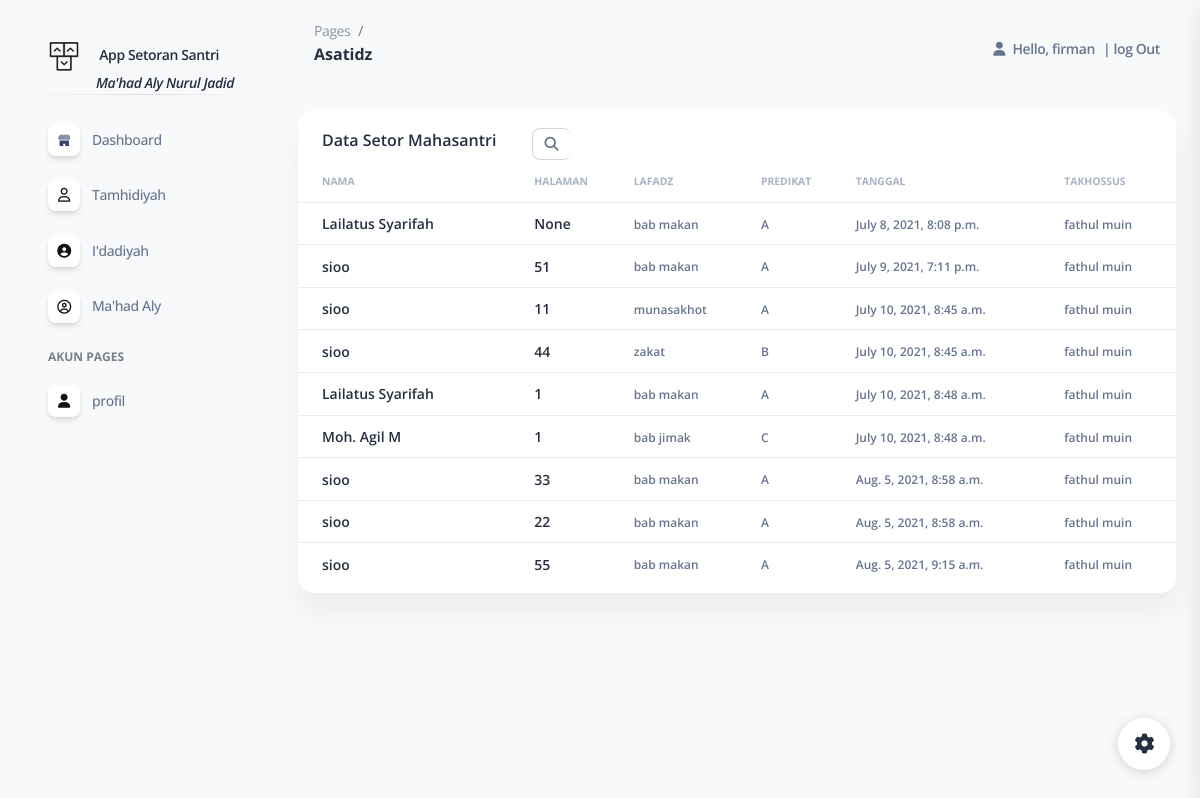
/setorasatidz/1 (signed in), run on the app's committed database.
### appstor/models.py (models this page shows, shortened)
class Setoran(models.Model):
    nilai={
        ('A','A'),
        ('B','B'),
        ('C','C'),
    }
    nama = models.ForeignKey(Santri, null=True, on_delete=models.SET_NULL)
    takhossus = models.ForeignKey(Takhossus, null=True, on_delete=models.SET_NULL)
    hal = models.CharField(max_length=3, blank=True, null=True)
    lafadz = models.CharField(max_length=200, blank=True, null=True)
    tanggal = models.DateTimeField(auto_now_add=True, null=True)
    predikat = models.CharField(choices=nilai, max_length=30, blank=True, null=True)
    ustadz = models.ForeignKey(Asatidz, blank=True, null=True, on_delete=models.SET_NULL)

class Santri(models.Model):
    jenis={
        ('laki-laki','laki-laki'),
        ('perempuan','perempuan')
     }
    statusp={
        ('siswa','siswa'),
        ('mahasiswa','mahasiswa'),
        ('salaf','salaf')
     }
    marhalah={
        ('Tamhidiyah','Tamhidiyah'),
        ('Idadiyah','Idadiyah'),
        ('Mahad Aly','Mahad Aly'),
     }
    jns={
        ('nubzah','nubzah'),
        ('fathul qorib','fathul qorib'),
        ('fathul muin','fathul muin'),
        ('faroid','faroid'),
        ('arudl','arudl'),
        ('mantiq','mantiq'),
        ('balaghoh','balaghoh'),
        ('qowaid fiqh','qowaid fiqh'),
        ('usul fiqh','usul fiqh'),
     }
    nama = models.CharField(max_length=200, blank=False, null=True)
    alamat = models.CharField( max_length=200, blank=True, null=True)
    status = models.CharField(choices=statusp, max_length=200, blank=True, null=True)
    jk = models.CharField(choices=jenis, max_length=20, blank=True, null=True)
    marhalah= models.CharField(choices=marhalah, max_length=30, blank=True, null=True)
    takhossus = models.CharField(choices=jns, max_length=30, blank=True, null=True)
    def __str__(self):
          return '%s' % (self.nama)

class Takhossus(models.Model):
    jns={
        ('nubzah','nubzah'),
        ('fathul qorib','fathul qorib'),
        ('fathul muin','fathul muin'),
        ('faroid','faroid'),
        ('Arudl','Arudl'),
        ('mantiq','mantiq'),
        ('balaghoh','balaghoh'),
        ('qowaid','qowaid'),
        ('usul','usul'),
     }
    tkh = models.CharField(choices=jns, max_length=30, blank=True, null=True)
    def __str__(self):
       return self.tkh

### appstor/views.py (the view)
@login_required(login_url='login')
def setorasatidz(request,wd):
    s = Asatidz.objects.get(id=wd)
    mbahss = s.setoran_set.all()
    if request.method == 'POST':
        formsimpan = Setorank(request.POST)
    context = {
        'judul' : 'Asatidz',
        'menu': 'pengajar',
        'page': '',
        'datasetorsantria': mbahss,
    }
    return render(request, 'crud/viewustad.html', context)

### appstor/templates/crud/viewustad.html (shortened to what this page needs)
{% extends "data/main.html" %}
{% block content %}
{% load static %}
{% load widget_tweaks %}
<div class="container-fluid">
    <div class="row mt-3">
        <div class="col-12">
            <div class="card mb-4">
                <div class="ms-4 mt-3  pe-md-3 d-flex align-items-center">
                    <div class="me-md- w-25">
                        <h6>Data Setor Mahasantri </h6>
                    </div>
                    <form method="get">
                        <div class="row  text-sm  w-600 ">
                            <div class="col input-group " style="width: 100;" aria-placeholder="cari nama">
                                <span class="input-group-text text-body"><i class="fas fa-search" aria-hidden="true"
                                        aria-placeholder="nama"></i></span>
                            </div>
                        </div>
                    </form>
                </div>
                <div class="card-body px-0 pt-0 pb-2">
                    <div class="table-responsive p-0">
                        <table class="table align-items-center justify-content-center mb-0">
                            <thead>
                                <tr>
                                    <th class="text-uppercase text-secondary text-xxs font-weight-bolder opacity-7">nama
                                    </th>
                                    <td
                                        class="text-uppercase text-secondary text-xxs font-weight-bolder  opacity-7 me-sm-1 ps-2">
                                        halaman</td>
                                    <td
                                        class="text-uppercase text-secondary text-xxs font-weight-bolder opacity-7 ps-2">
                                        lafadz</td>
                                    <td
                                        class="text-uppercase text-secondary text-xxs font-weight-bolder opacity-7 ps-2">
                                        predikat</td>
                                    <td
                                        class="text-uppercase text-secondary text-xxs font-weight-bolder  opacity-7 me-sm-1 ps-2">
                                        tanggal</td>
                                    <td
                                        class="text-uppercase text-secondary text-xxs font-weight-bolder  opacity-7 me-sm-1 ps-2">
                                        takhossus</td>
                                </tr>
                            </thead>
                            <tbody>
                                {% for dataqrb in datasetorsantria %}
                                <tr>
                                    <td>
                                        <div class="d-flex px-3">
                                            <div class="my-auto">
                                                <h6 class="mb-0 text-sm"> {{ dataqrb.nama }}</h6>
                                            </div>
                                        </div>
                                    </td>
                                    <td>
                                        <div class="d-flex px-0">
                                            <div class="my-auto">
                                                <h6 class="mb-0 text-sm"> {{ dataqrb.hal }}</h6>
                                            </div>
                                        </div>
                                    </td>
                                    <td>
                                        <span class="text-xs font-weight-bold"> {{ dataqrb.lafadz }}</span>
                                    </td>
                                    <td>
                                        <span class="text-xs font-weight-bold"> {{ dataqrb.predikat }}</span>
                                    </td>
                                    <td>
                                        <span class="text-xs font-weight-bold"> {{ dataqrb.tanggal }}</span>
                                    </td>
                                    <td> <span class="text-xs font-weight-bold"> {{ dataqrb.takhossus }}</span></td>
                                </tr>
                                </tr>{% endfor %}
                            </tbody>
                        </table>
                    </div>
                </div>
            </div>
        </div>
    </div>
</div>
{% endblock content %}

### appstor/templates/data/navbar.html (shortened to what this page needs)
{% load static %}
<!DOCTYPE html>
<html lang="en">
    <nav class="navbar navbar-main navbar-expand-lg px-0 mx-4 shadow-none border-radius-xl" id="navbarBlur" navbar-scroll="true">
        <div class="container-fluid py-1 px-3">
          <nav aria-label="breadcrumb">
            <ol class="breadcrumb bg-transparent mb-0 pb-0 pt-1 px-0 me-sm-6 me-5">
              <li class="breadcrumb-item text-sm"><a class="opacity-5 text-dark" href="javascript:;">Pages</a></li>
              <li class="breadcrumb-item text-sm text-dark active" aria-current="page">{{ page}}</li>
            </ol>
            <h6 class="font-weight-bolder mb-lg-3">{{ judul }}</h6>
          </nav>
          <div class="collapse navbar-collapse mt-sm-0 mt-2 me-md-0 me-sm-4" id="navbar">
            <ul class="navbar-nav  justify-content-end">
                <li class="nav-item d-flex align-items-center">
                    <a href="javascript:;" class="nav-link text-body font-weight-bold px-0">
                        <i class="fa fa-user me-sm-1"></i>
                        <span class="me-2 d-sm-inline d-none">Hello, {{ request.user }}</span>
                    </a>
                </li>
                {% if user.is_authenticated %}
                <li class="nav-item  d-flex align-items-center">
                    <a href="{% url 'logout' %}" class="nav-link text-body font-weight-bold px-0">
                    |
                        <span class="d-sm-inline M17 d-none">log Out</span>
                    </a>
                </li>
                {% endif %}
            </ul>
        </div>
    </div>
</nav>
</html>

### data on the page
Setoran: nama "Lailatus Syarifah", hal "None", lafadz "bab makan", predikat "A", tanggal "July 8, 2021, 8:08 p.m.", takhossus "fathul muin"
Setoran: nama "sioo", hal "51", lafadz "bab makan", predikat "A", tanggal "July 9, 2021, 7:11 p.m.", takhossus "fathul muin"
Setoran: nama "sioo", hal "11", lafadz "munasakhot", predikat "A", tanggal "July 10, 2021, 8:45 a.m.", takhossus "fathul muin"
Setoran: nama "sioo", hal "44", lafadz "zakat", predikat "B", tanggal "July 10, 2021, 8:45 a.m.", takhossus "fathul muin"
Setoran: nama "Lailatus Syarifah", hal "1", lafadz "bab makan", predikat "A", tanggal "July 10, 2021, 8:48 a.m.", takhossus "fathul muin"
Setoran: nama "Moh. Agil M", hal "1", lafadz "bab jimak", predikat "C", tanggal "July 10, 2021, 8:48 a.m.", takhossus "fathul muin"
Setoran: nama "sioo", hal "33", lafadz "bab makan", predikat "A", tanggal "Aug. 5, 2021, 8:58 a.m.", takhossus "fathul muin"
Setoran: nama "sioo", hal "22", lafadz "bab makan", predikat "A", tanggal "Aug. 5, 2021, 8:58 a.m.", takhossus "fathul muin"
Setoran: nama "sioo", hal "55", lafadz "bab makan", predikat "A", tanggal "Aug. 5, 2021, 9:15 a.m.", takhossus "fathul muin"

### other printed values
{{ judul }} "Asatidz"
{{ request.user }} "firman"
